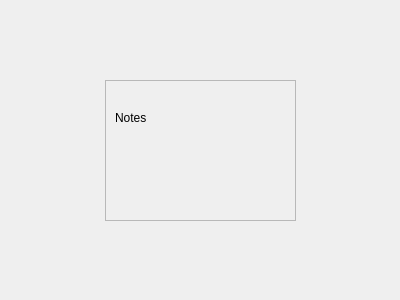
<?xml version="1.0" encoding="UTF-8"?>
<ui version="4.0">
 <class>NotificationWidget</class>
 <widget class="QWidget" name="NotificationWidget">
  <property name="geometry">
   <rect>
    <x>0</x>
    <y>0</y>
    <width>400</width>
    <height>300</height>
   </rect>
  </property>
  <property name="windowTitle">
   <string>Form</string>
  </property>
  <layout class="QGridLayout" name="gridLayout">
   <property name="leftMargin">
    <number>0</number>
   </property>
   <property name="topMargin">
    <number>0</number>
   </property>
   <property name="rightMargin">
    <number>0</number>
   </property>
   <property name="bottomMargin">
    <number>0</number>
   </property>
   <item row="0" column="0">
    <widget class="QStackedWidget" name="stackedWidget">
     <property name="currentIndex">
      <number>1</number>
     </property>
     <widget class="QWidget" name="idlePage">
      <layout class="QHBoxLayout" name="horizontalLayout">
       <item alignment="Qt::AlignHCenter">
        <widget class="QLabel" name="idleMessageLabel">
         <property name="text">
          <string>TextLabel</string>
         </property>
        </widget>
       </item>
      </layout>
     </widget>
     <widget class="QWidget" name="notifyPage">
      <layout class="QGridLayout" name="gridLayout_2" rowstretch="1,2,1" columnstretch="1,2,1">
       <item row="1" column="0">
        <spacer name="horizontalSpacer">
         <property name="orientation">
          <enum>Qt::Horizontal</enum>
         </property>
         <property name="sizeHint" stdset="0">
          <size>
           <width>40</width>
           <height>20</height>
          </size>
         </property>
        </spacer>
       </item>
       <item row="1" column="2">
        <spacer name="horizontalSpacer_2">
         <property name="orientation">
          <enum>Qt::Horizontal</enum>
         </property>
         <property name="sizeHint" stdset="0">
          <size>
           <width>40</width>
           <height>20</height>
          </size>
         </property>
        </spacer>
       </item>
       <item row="2" column="1">
        <spacer name="verticalSpacer">
         <property name="orientation">
          <enum>Qt::Vertical</enum>
         </property>
         <property name="sizeHint" stdset="0">
          <size>
           <width>20</width>
           <height>40</height>
          </size>
         </property>
        </spacer>
       </item>
       <item row="1" column="1">
        <widget class="QFrame" name="notifyFrame">
         <property name="frameShape">
          <enum>QFrame::StyledPanel</enum>
         </property>
         <property name="frameShadow">
          <enum>QFrame::Raised</enum>
         </property>
         <layout class="QVBoxLayout" name="verticalLayout_3">
          <item>
           <layout class="QHBoxLayout" name="horizontalLayout_2" stretch="0">
            <item>
             <widget class="QLabel" name="noteIconLabel">
              <property name="maximumSize">
               <size>
                <width>30</width>
                <height>30</height>
               </size>
              </property>
              <property name="text">
               <string/>
              </property>
             </widget>
            </item>
           </layout>
          </item>
          <item>
           <widget class="QLabel" name="notesLabel">
            <property name="text">
             <string>Notes</string>
            </property>
           </widget>
          </item>
          <item alignment="Qt::AlignHCenter">
           <widget class="QLabel" name="rotationIconLabel">
            <property name="minimumSize">
             <size>
              <width>80</width>
              <height>80</height>
             </size>
            </property>
            <property name="maximumSize">
             <size>
              <width>80</width>
              <height>80</height>
             </size>
            </property>
            <property name="text">
             <string/>
            </property>
           </widget>
          </item>
         </layout>
        </widget>
       </item>
       <item row="0" column="1">
        <spacer name="verticalSpacer_2">
         <property name="orientation">
          <enum>Qt::Vertical</enum>
         </property>
         <property name="sizeHint" stdset="0">
          <size>
           <width>20</width>
           <height>40</height>
          </size>
         </property>
        </spacer>
       </item>
      </layout>
     </widget>
    </widget>
   </item>
  </layout>
 </widget>
 <resources/>
 <connections/>
</ui>
